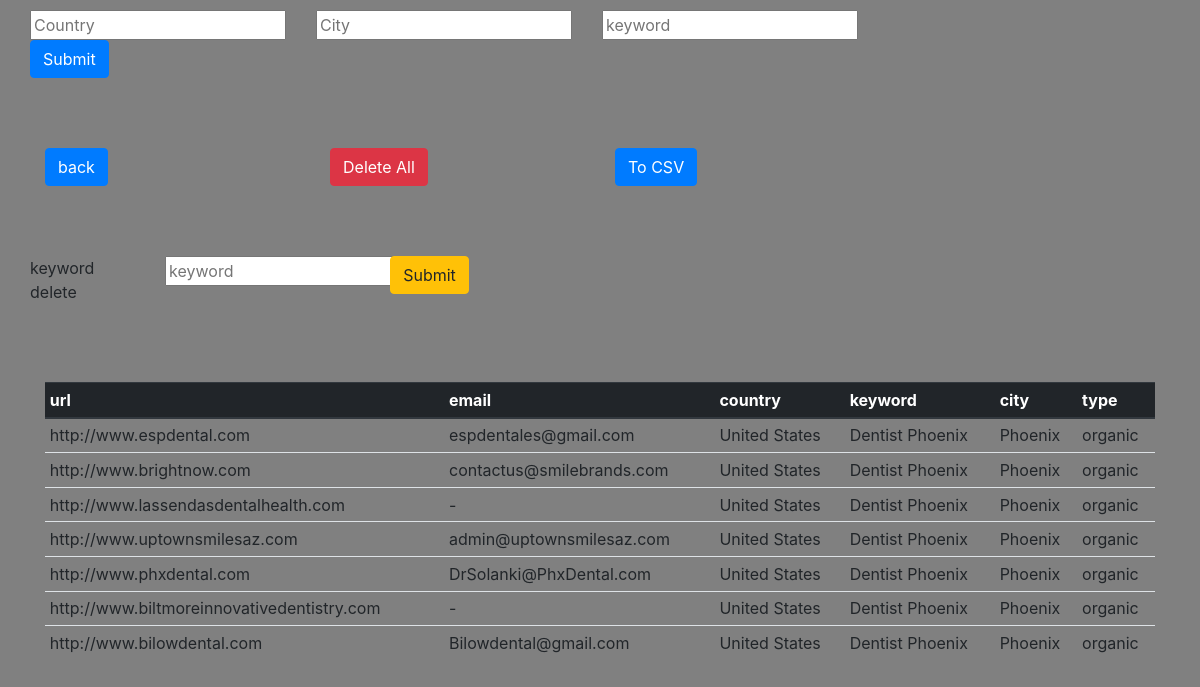
/view, run on the app's committed database.
### tables this page shows
CREATE TABLE detail(
        url text,
        email text,
        country text,
        keyword text,
        city text,
        type text
        );

### server.py (the view)
@app.route("/view")
def view_get():
    con = sqlite3.connect(os.path.abspath(os.curdir)+"\searchdetail.db")
    con.row_factory = sqlite3.Row
    cur = con.cursor()
    cur.execute("select * from detail")
    rows = cur.fetchall()
    return render_template("index.html", rows=rows)

### templates/index.html (shortened to what this page needs)
<!DOCTYPE html>
<html lang="en">
<head>
    <link rel="stylesheet" href="https://maxcdn.bootstrapcdn.com/bootstrap/4.0.0/css/bootstrap.min.css">
</head>
<body style="background-color:grey;">
    <div class="container" >
        <div class="row"  style="margin-top:10px;margin-bottom:70px">
            <form action="" method="POST">
                  <div class="row">
                        <div class="col-lg-4 ">
                            <input name="input1" placeholder="Country">
                        </div>
                        <div class="col-lg-4 ">
                            <input name="input2" placeholder="City">
                        </div>
                      <div class="col-lg-4 ">
                            <input name="input3" placeholder="keyword">
                        </div>
                </div>
                <div class="row">
                    <div class="col-lg-4 ">
                            <input type="submit" class="btn btn-primary">
                        </div>
                </div>
          </form>
        </div>
        <div class="row"  style="margin-top:10px;margin-bottom:70px">
            <div class="col-lg-3 ">
                            <a href="/home" ><button class="btn btn-primary" class=grey >back</button></a>
                        </div>
            <div class="col-lg-3 ">
                            <a href="/delete" ><button class="btn btn-danger" >Delete All</button></a>
                        </div>
            <div class="col-lg-3 ">
                            <a href="/convertcsv" ><button class="btn btn-primary" class=grey >To CSV</button></a>
                        </div>
        </div>
          <div class="row"  style="margin-top:10px;margin-bottom:70px">
            <form action="/deletebysearch" method="POST">
                <div class="row">
                    <div class="col-lg-3 ">
                            <label for="keyword delete">keyword delete</label>
                        </div>
                    <div class="col-lg-5 ">
                            <input name="del" placeholder="keyword">
                        </div>
                    <div class="col-lg-4 ">
                            <input type="submit" class="btn btn-warning">
                        </div>
                    </div>
            </form>
          </div>
        <div class="table-responsive-lg">
        <table class="table table-sm">
          <thead class="thead-dark">
            <tr>
              <th scope="col">url</th>
              <th scope="col">email</th>
                <th scope="col">country</th>
              <th scope="col">keyword</th>
                <th scope="col">city</th>
                <th scope="col">type</th>
            </tr>
          </thead>
          <tbody>
          {% for row in rows %}
          <tr>
              <td>{{row["url"]}}</td>
              <td>{{row["email"]}}</td>
              <td>{{row["country"]}}</td>
              <td>{{row["keyword"]}}</td>
              <td>{{row["city"]}}</td>
              <td>{{row["type"]}}</td>
          </tr>
          {% endfor %}
          </tbody>
        </table>
        </div>
    </div>
</body>
</html>

### data on the page
detail: url "http://www.espdental.com", email "espdentales@gmail.com", country "United States", keyword "Dentist Phoenix", city "Phoenix", type "organic"
detail: url "http://www.brightnow.com", email "contactus@smilebrands.com", country "United States", keyword "Dentist Phoenix", city "Phoenix", type "organic"
detail: url "http://www.lassendasdentalhealth.com", email "-", country "United States", keyword "Dentist Phoenix", city "Phoenix", type "organic"
detail: url "http://www.uptownsmilesaz.com", email "admin@uptownsmilesaz.com", country "United States", keyword "Dentist Phoenix", city "Phoenix", type "organic"
detail: url "http://www.phxdental.com", email "DrSolanki@PhxDental.com", country "United States", keyword "Dentist Phoenix", city "Phoenix", type "organic"
detail: url "http://www.biltmoreinnovativedentistry.com", email "-", country "United States", keyword "Dentist Phoenix", city "Phoenix", type "organic"
detail: url "http://www.bilowdental.com", email "Bilowdental@gmail.com", country "United States", keyword "Dentist Phoenix", city "Phoenix", type "organic"
